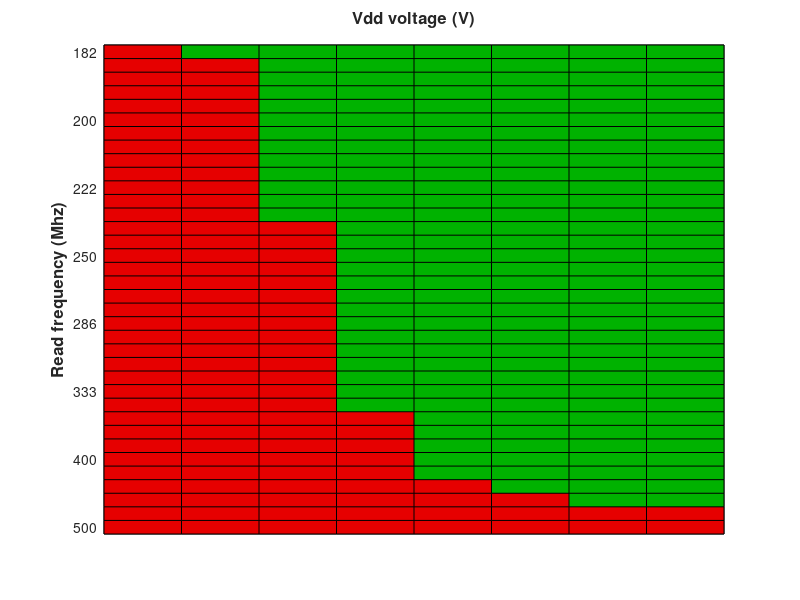

MATLAB code for this plot:
function [] = plot_vdd_speed_test()
    close all
    vdd_range = [0.75:0.05:1.1];
    t_range = [5.5:-0.1:2.0];
    
    results = zeros(length(t_range),length(vdd_range));
    
    results = add_point(0.80,5.5,vdd_range,t_range,results)
    results = add_point(0.85,4.3,vdd_range,t_range,results)
    results = add_point(0.90,2.9,vdd_range,t_range,results)
    results = add_point(0.95,2.4,vdd_range,t_range,results)
    results = add_point(1,2.3,vdd_range,t_range,results)
    results = add_point(1.05,2.2,vdd_range,t_range,results)
    results = add_point(1.1,2.2,vdd_range,t_range,results)
    
    results = flipud(results)
    results = [results zeros(size(results,1),1);zeros(1,size(results,2)+1)];
    t_range = fliplr(t_range*1e-9)
    
    f1 = figure;
    colormap([0.9,0,0;0,0.7,0])
    pcolor(results)
    xlabel('Vdd voltage (V)','FontSize', 12,'FontWeight','bold','interpreter','none')
    ylabel('Read frequency (Mhz)','FontSize', 12,'FontWeight','bold','interpreter','none')
    set(gca, 'XAxisLocation', 'top')
    set(gca,'xtick',[1:length(vdd_range)]+0.5)
    set(gca,'xtickLabel',{vdd_range})
    set(gca,'ytick',[1:length(t_range)]+0.5)
    ttick1 = [1e-6./t_range]
    for i = 1:length(ttick1)
       if mod(i-1,5) == 0
        ttick{i} = num2str(round(ttick1(i)))
       else
           ttick{i} = ' '
       end
    end
    set(gca,'ytickLabel',ttick)
    
end

function [results] = add_point(vdd,t,vdd_range,t_range,results)
    abs(vdd_range-vdd)
    [Y Ivdd] = min(abs(vdd_range-vdd));
    [Y It] = min(abs(t_range-t));
    
    results(1:It,Ivdd) = ones(It,1);
end